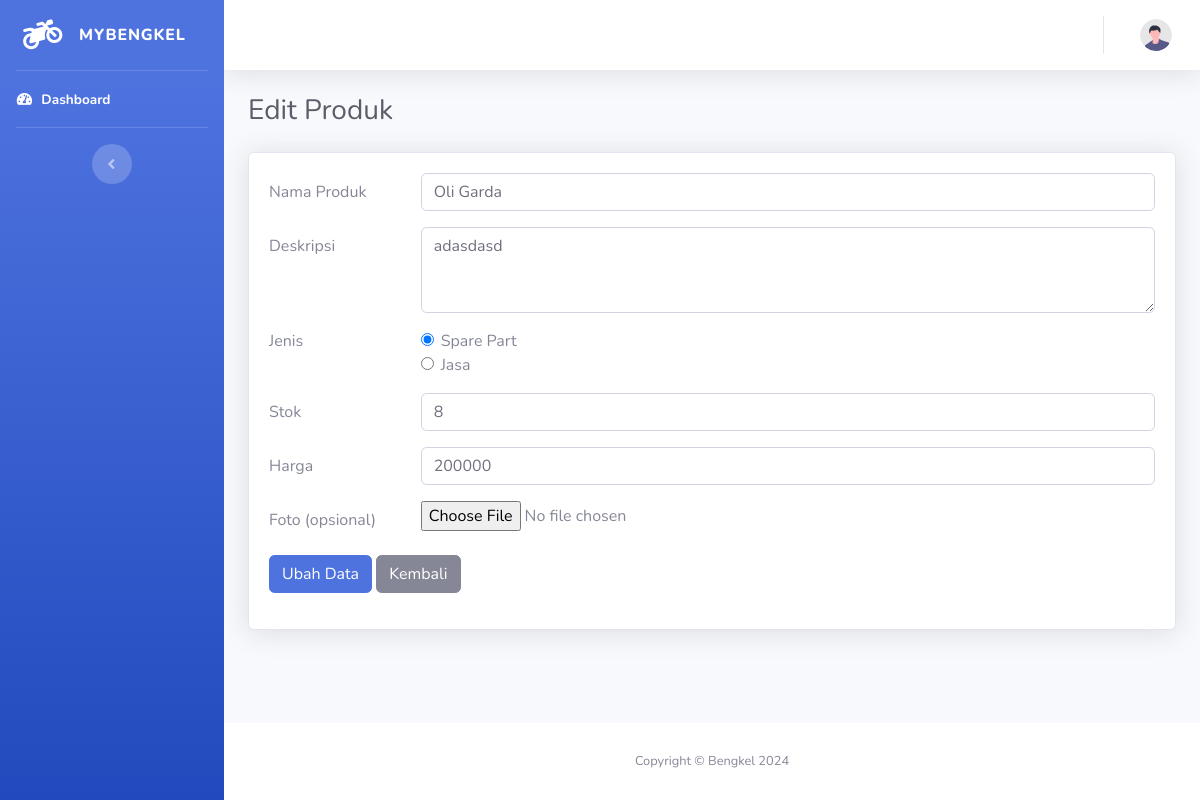
The app's page /produk/edit/1 with its own data.
### tables this page shows
CREATE TABLE `produk` (
  `id` int(11) NOT NULL,
  `nama_produk` varchar(128) NOT NULL,
  `deskripsi` varchar(128) NOT NULL,
  `jenis` enum('sparepart','jasa') NOT NULL,
  `stok` int(11) DEFAULT NULL,
  `harga` int(11) NOT NULL,
  `diskon` int(11) DEFAULT NULL,
  `foto` varchar(255) DEFAULT NULL,
  `created_at` datetime NOT NULL
);

### application/controllers/Produk.php (called while the page is built, shortened)
<?php
class Produk extends CI_Controller
{
    public function __construct()
    {
        $this->load->library('form_validation');
    }
    public function edit($id)
    {
        $this->form_validation->set_rules('nama_produk', 'Nama Produk', 'required|trim');
        $this->form_validation->set_rules('deskripsi', 'Deskripsi', 'required|trim');
        $this->form_validation->set_rules('jenis', 'Jenis', 'required|trim');
        $this->form_validation->set_rules('stok', 'Stok', 'trim|numeric');
        $this->form_validation->set_rules('harga', 'Harga', 'required|trim|numeric');
        if ($this->form_validation->run() == false) {
            $data['title'] = 'Edit Produk';
            $data['user'] = $this->db->get_where('users', ['email' => $this->session->userdata('email')])->row_array();
            $data['produk'] = $this->db->get_where('produk', ['id' => $id])->row_array();
            $this->load->view('templates/main_header', $data);
            $this->load->view('templates/main_sidebar');
            $this->load->view('templates/main_topbar', $data);
            $this->load->view('produk/edit', $data);
            $this->load->view('templates/main_footer');
        }
    }
}

### index.php (called while the page is built, shortened)
<?php
require_once BASEPATH.'core/CodeIgniter.php';

### application/views/produk/edit.php (the view, shortened to what this page needs)
<div class="container-fluid">
    <div class="d-sm-flex align-items-center justify-content-between mb-4">
        <h1 class="h3 mb-0 text-gray-800"><?= $title; ?></h1>
    </div>
    <div class="card shadow mb-4">
        <div class="card-body">
            <form action="<?= base_url('produk/edit/' . $produk['id']); ?>" method="post" enctype="multipart/form-data">
                <div class="form-group row">
                    <label for="nama_produk" class="col-sm-2 col-form-label">Nama Produk</label>
                    <div class="col-sm-10">
                        <input type="text" class="form-control" id="nama_produk" name="nama_produk" value="<?= $produk['nama_produk']; ?>">
                    </div>
                </div>
                <div class="form-group row">
                    <label for="deskripsi" class="col-sm-2 col-form-label">Deskripsi</label>
                    <div class="col-sm-10">
                        <textarea class="form-control" id="deskripsi" name="deskripsi" rows="3"><?= $produk['deskripsi']; ?></textarea>
                    </div>
                </div>
                <fieldset class="form-group row">
                    <legend class="col-form-label col-sm-2 float-sm-left pt-0">Jenis</legend>
                    <div class="col-sm-10">
                        <div class="form-check">
                            <input class="form-check-input" type="radio" name="jenis" id="jenis" value="sparepart" <?= ($produk['jenis'] == 'sparepart') ? 'checked' : ''; ?>>
                            <label class="form-check-label" for="jenis">
                                Spare Part
                            </label>
                        </div>
                        <div class="form-check">
                            <input class="form-check-input" type="radio" name="jenis" id="jenis" value="jasa" <?= ($produk['jenis'] == 'jasa') ? 'checked' : ''; ?>>
                            <label class="form-check-label" for="jenis">
                                Jasa
                            </label>
                        </div>
                    </div>
                </fieldset>
                <div id="stokField" style="display: none;">
                    <div class="form-group row">
                        <label for="stok" class="col-sm-2 col-form-label">Stok</label>
                        <div class="col-sm-10">
                            <input type="number" class="form-control" id="stok" name="stok" value="<?= $produk['stok']; ?>">
                        </div>
                    </div>
                </div>
                <div class="form-group row">
                    <label for="harga" class="col-sm-2 col-form-label">Harga</label>
                    <div class="col-sm-10">
                        <input type="number" class="form-control" id="harga" name="harga" value="<?= $produk['harga']; ?>">
                    </div>
                </div>
                <div class="form-group row">
                    <label for="foto" class="col-sm-2 col-form-label">Foto (opsional)</label>
                    <div class="col-sm-10">
                        <input type="file" class="form-control-file" id="foto" name="foto" accept=".png, .jpg, .jpeg">
                    </div>
                </div>
                <div class="form-group row">
                    <div class="col-sm-10">
                        <button type="submit" class="btn btn-primary">Ubah Data</button>
                        <a href="<?= base_url('produk'); ?>" class="btn btn-secondary">Kembali</a>
                    </div>
                </div>
            </form>
        </div>
    </div>
</div>
</div>

### records on screen
produk: nama_produk "Oli Garda", deskripsi "adasdasd", jenis "☑ Spare Part", stok "8", harga "200000"

### other values on screen
$title "Edit Produk"
